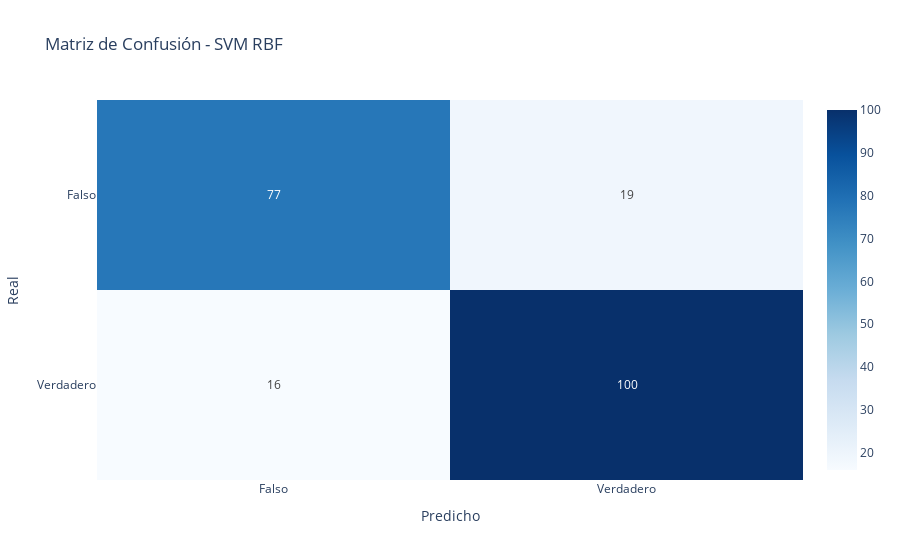
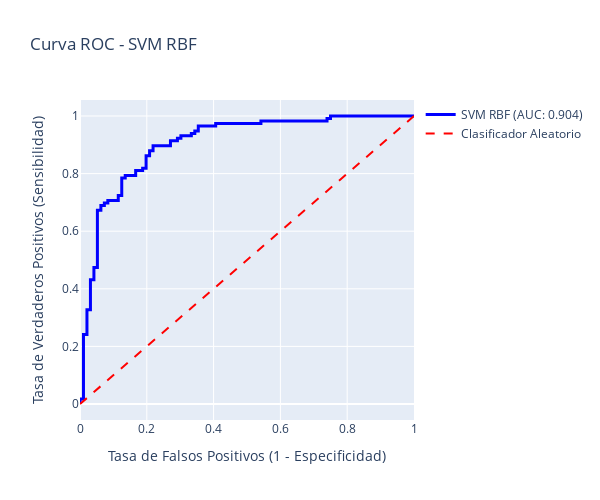

The notebook cell saved with these charts, in order:
### Markdown cell above
## Análisis Detallado del Mejor Modelo

Analizo en profundidad el desempeño del mejor modelo, incluyendo matriz de confusión, curva ROC y análisis de errores.

### Code cell
# Análisis detallado del mejor modelo
if len(text_results) > 0:
    print(f"\nANALISIS DETALLADO DEL MEJOR MODELO: {best_model_name}")
    print("=" * 65)
    
    best_result = text_results[best_model_name]
    best_model = best_result['model']
    
    # Reporte de clasificación completo
    print(f"\nReporte de clasificación detallado:")
    print(classification_report(
        y_test, best_result['test_predictions'],
        target_names=['Falso', 'Verdadero'],
        digits=4
    ))
    
    # Matriz de confusión
    cm = confusion_matrix(y_test, best_result['test_predictions'])
    
    print(f"\nMatriz de confusión:")
    print(f"                Predicho")
    print(f"Real      Falso  Verdadero")
    print(f"Falso     {cm[0,0]:5d}  {cm[0,1]:9d}")
    print(f"Verdadero {cm[1,0]:5d}  {cm[1,1]:9d}")
    
    # Visualizo matriz de confusión
    fig_cm = px.imshow(
        cm,
        text_auto=True,
        aspect="auto",
        title=f'Matriz de Confusión - {best_model_name}',
        labels=dict(x="Predicho", y="Real"),
        x=['Falso', 'Verdadero'],
        y=['Falso', 'Verdadero'],
        color_continuous_scale='Blues'
    )
    
    fig_cm.show()
    
    # Análisis de errores
    correct_predictions = (best_result['test_predictions'] == y_test)
    total_errors = (~correct_predictions).sum()
    error_rate = total_errors / len(y_test)
    
    print(f"\nAnalisis de errores:")
    print(f"- Total predicciones: {len(y_test):,}")
    print(f"- Predicciones correctas: {correct_predictions.sum():,}")
    print(f"- Predicciones incorrectas: {total_errors:,}")
    print(f"- Tasa de error: {error_rate:.1%}")
    
    # Tipos de errores
    false_positives = ((best_result['test_predictions'] == 1) & (y_test == 0)).sum()
    false_negatives = ((best_result['test_predictions'] == 0) & (y_test == 1)).sum()
    
    print(f"- Falsos positivos (predice verdadero cuando es falso): {false_positives}")
    print(f"- Falsos negativos (predice falso cuando es verdadero): {false_negatives}")
    
    # Muestro algunos ejemplos de errores
    if total_errors > 0:
        error_indices = np.where(~correct_predictions)[0]
        
        print(f"\nEjemplos de errores (primeros 3):")
        for i, error_idx in enumerate(error_indices[:3]):
            actual = y_test.iloc[error_idx]
            predicted = best_result['test_predictions'][error_idx]
            text_idx = X_test_text.index[error_idx]
            text_content = X_test_text.iloc[error_idx]
            
            actual_label = "Verdadero" if actual == 1.0 else "Falso"
            predicted_label = "Verdadero" if predicted == 1.0 else "Falso"
            
            print(f"\nError {i+1}:")
            print(f"- Real: {actual_label}, Predicho: {predicted_label}")
            print(f"- Texto: {text_content[:180]}...")
    
    # Curva ROC si hay probabilidades
    if best_result['test_probabilities'] is not None:
        fpr, tpr, _ = roc_curve(y_test, best_result['test_probabilities'])
        
        fig_roc = go.Figure()
        
        # Curva ROC del modelo
        fig_roc.add_trace(
            go.Scatter(
                x=fpr,
                y=tpr,
                mode='lines',
                name=f'{best_model_name} (AUC: {best_result["test_auc"]:.3f})',
                line=dict(color='blue', width=3)
            )
        )
        
        # Línea diagonal (clasificador aleatorio)
        fig_roc.add_trace(
            go.Scatter(
                x=[0, 1],
                y=[0, 1],
                mode='lines',
                name='Clasificador Aleatorio',
                line=dict(color='red', width=2, dash='dash')
            )
        )
        
        fig_roc.update_layout(
            title=f'Curva ROC - {best_model_name}',
            xaxis_title='Tasa de Falsos Positivos (1 - Especificidad)',
            yaxis_title='Tasa de Verdaderos Positivos (Sensibilidad)',
            width=600,
            height=500
        )
        
        fig_roc.show()
    
    print(f"\nAnalisis detallado del mejor modelo completado")
else:
    print("No hay modelos para analizar en detalle")

### Figure 1 — Plotly figure (JSON) as saved in the notebook; plotly's stock layout.template omitted (floating-point values rounded to 4 significant figures)
{"data": [{"coloraxis": "coloraxis", "hovertemplate": "Predicho: %{x}<br>Real: %{y}<br>color: %{z}<extra></extra>", "name": "0", "texttemplate": "%{z}", "type": "heatmap", "x": ["Falso", "Verdadero"], "xaxis": "x", "y": ["Falso", "Verdadero"], "yaxis": "y", "z": [[77, 19], [16, 100]]}], "layout": {"coloraxis": {"colorscale": [[0, "rgb(247,251,255)"], [0.125, "rgb(222,235,247)"], [0.25, "rgb(198,219,239)"], [0.375, "rgb(158,202,225)"], [0.5, "rgb(107,174,214)"], [0.625, "rgb(66,146,198)"], [0.75, "rgb(33,113,181)"], [0.875, "rgb(8,81,156)"], [1, "rgb(8,48,107)"]]}, "title": {"text": "Matriz de Confusión - SVM RBF"}, "xaxis": {"anchor": "y", "domain": [0, 1], "title": {"text": "Predicho"}}, "yaxis": {"anchor": "x", "autorange": "reversed", "domain": [0, 1], "title": {"text": "Real"}}}}

### Figure 2 — Plotly figure (JSON) as saved in the notebook; plotly's stock layout.template omitted (floating-point values rounded to 4 significant figures)
{"data": [{"line": {"color": "blue", "width": 3}, "mode": "lines", "name": "SVM RBF (AUC: 0.904)", "type": "scatter", "x": [0.0, 0.0, 0.0, 0.01042, 0.01042, 0.02083, 0.02083, 0.03125, 0.03125, 0.04167, 0.04167, 0.05208, 0.05208, 0.0625, 0.0625, 0.07292, 0.07292, 0.08333, 0.08333, 0.1146, 0.1146, 0.125, 0.125, 0.1354, 0.1354, 0.1667, 0.1667, 0.1875, 0.1875, 0.1979, 0.1979, 0.2083, 0.2083, 0.2188, 0.2188, 0.2708, 0.2708, 0.2917, 0.2917, 0.3021, 0.3021, 0.3333, 0.3333, 0.3438, 0.3438, 0.3542, 0.3542, 0.4062, 0.4062, 0.5417, 0.5417, 0.7396, 0.7396, 0.75, 0.75, 1.0], "y": [0.0, 0.008621, 0.01724, 0.01724, 0.2414, 0.2414, 0.3276, 0.3276, 0.431, 0.431, 0.4741, 0.4741, 0.6724, 0.6724, 0.6897, 0.6897, 0.6983, 0.6983, 0.7069, 0.7069, 0.7241, 0.7241, 0.7845, 0.7845, 0.7931, 0.7931, 0.8103, 0.8103, 0.819, 0.819, 0.8621, 0.8621, 0.8793, 0.8793, 0.8966, 0.8966, 0.9138, 0.9138, 0.9224, 0.9224, 0.931, 0.931, 0.9397, 0.9397, 0.9483, 0.9483, 0.9655, 0.9655, 0.9741, 0.9741, 0.9828, 0.9828, 0.9914, 0.9914, 1.0, 1.0]}, {"line": {"color": "red", "dash": "dash", "width": 2}, "mode": "lines", "name": "Clasificador Aleatorio", "type": "scatter", "x": [0, 1], "y": [0, 1]}], "layout": {"height": 500, "title": {"text": "Curva ROC - SVM RBF"}, "width": 600, "xaxis": {"title": {"text": "Tasa de Falsos Positivos (1 - Especificidad)"}}, "yaxis": {"title": {"text": "Tasa de Verdaderos Positivos (Sensibilidad)"}}}}
